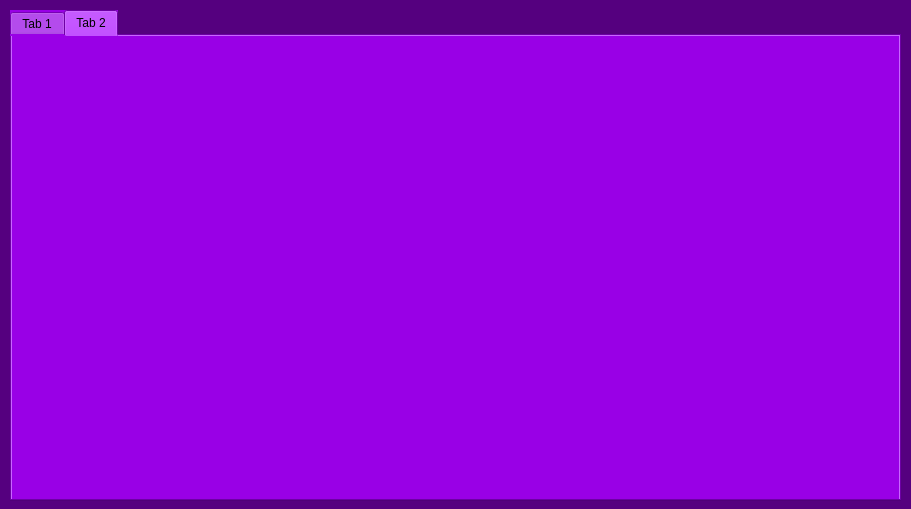
<?xml version="1.0" encoding="UTF-8"?>
<ui version="4.0">
 <class>MainWindow</class>
 <widget class="QMainWindow" name="MainWindow">
  <property name="geometry">
   <rect>
    <x>0</x>
    <y>0</y>
    <width>911</width>
    <height>509</height>
   </rect>
  </property>
  <property name="palette">
   <palette>
    <active>
     <colorrole role="WindowText">
      <brush brushstyle="SolidPattern">
       <color alpha="255">
        <red>255</red>
        <green>255</green>
        <blue>255</blue>
       </color>
      </brush>
     </colorrole>
     <colorrole role="Button">
      <brush brushstyle="SolidPattern">
       <color alpha="255">
        <red>85</red>
        <green>0</green>
        <blue>127</blue>
       </color>
      </brush>
     </colorrole>
     <colorrole role="Light">
      <brush brushstyle="SolidPattern">
       <color alpha="255">
        <red>128</red>
        <green>0</green>
        <blue>191</blue>
       </color>
      </brush>
     </colorrole>
     <colorrole role="Midlight">
      <brush brushstyle="SolidPattern">
       <color alpha="255">
        <red>106</red>
        <green>0</green>
        <blue>159</blue>
       </color>
      </brush>
     </colorrole>
     <colorrole role="Dark">
      <brush brushstyle="SolidPattern">
       <color alpha="255">
        <red>42</red>
        <green>0</green>
        <blue>63</blue>
       </color>
      </brush>
     </colorrole>
     <colorrole role="Mid">
      <brush brushstyle="SolidPattern">
       <color alpha="255">
        <red>56</red>
        <green>0</green>
        <blue>84</blue>
       </color>
      </brush>
     </colorrole>
     <colorrole role="Text">
      <brush brushstyle="SolidPattern">
       <color alpha="255">
        <red>255</red>
        <green>255</green>
        <blue>255</blue>
       </color>
      </brush>
     </colorrole>
     <colorrole role="BrightText">
      <brush brushstyle="SolidPattern">
       <color alpha="255">
        <red>255</red>
        <green>255</green>
        <blue>255</blue>
       </color>
      </brush>
     </colorrole>
     <colorrole role="ButtonText">
      <brush brushstyle="SolidPattern">
       <color alpha="255">
        <red>255</red>
        <green>255</green>
        <blue>255</blue>
       </color>
      </brush>
     </colorrole>
     <colorrole role="Base">
      <brush brushstyle="SolidPattern">
       <color alpha="255">
        <red>0</red>
        <green>0</green>
        <blue>0</blue>
       </color>
      </brush>
     </colorrole>
     <colorrole role="Window">
      <brush brushstyle="SolidPattern">
       <color alpha="255">
        <red>85</red>
        <green>0</green>
        <blue>127</blue>
       </color>
      </brush>
     </colorrole>
     <colorrole role="Shadow">
      <brush brushstyle="SolidPattern">
       <color alpha="255">
        <red>0</red>
        <green>0</green>
        <blue>0</blue>
       </color>
      </brush>
     </colorrole>
     <colorrole role="AlternateBase">
      <brush brushstyle="SolidPattern">
       <color alpha="255">
        <red>42</red>
        <green>0</green>
        <blue>63</blue>
       </color>
      </brush>
     </colorrole>
     <colorrole role="ToolTipBase">
      <brush brushstyle="SolidPattern">
       <color alpha="255">
        <red>255</red>
        <green>255</green>
        <blue>220</blue>
       </color>
      </brush>
     </colorrole>
     <colorrole role="ToolTipText">
      <brush brushstyle="SolidPattern">
       <color alpha="255">
        <red>0</red>
        <green>0</green>
        <blue>0</blue>
       </color>
      </brush>
     </colorrole>
    </active>
    <inactive>
     <colorrole role="WindowText">
      <brush brushstyle="SolidPattern">
       <color alpha="255">
        <red>255</red>
        <green>255</green>
        <blue>255</blue>
       </color>
      </brush>
     </colorrole>
     <colorrole role="Button">
      <brush brushstyle="SolidPattern">
       <color alpha="255">
        <red>85</red>
        <green>0</green>
        <blue>127</blue>
       </color>
      </brush>
     </colorrole>
     <colorrole role="Light">
      <brush brushstyle="SolidPattern">
       <color alpha="255">
        <red>128</red>
        <green>0</green>
        <blue>191</blue>
       </color>
      </brush>
     </colorrole>
     <colorrole role="Midlight">
      <brush brushstyle="SolidPattern">
       <color alpha="255">
        <red>106</red>
        <green>0</green>
        <blue>159</blue>
       </color>
      </brush>
     </colorrole>
     <colorrole role="Dark">
      <brush brushstyle="SolidPattern">
       <color alpha="255">
        <red>42</red>
        <green>0</green>
        <blue>63</blue>
       </color>
      </brush>
     </colorrole>
     <colorrole role="Mid">
      <brush brushstyle="SolidPattern">
       <color alpha="255">
        <red>56</red>
        <green>0</green>
        <blue>84</blue>
       </color>
      </brush>
     </colorrole>
     <colorrole role="Text">
      <brush brushstyle="SolidPattern">
       <color alpha="255">
        <red>255</red>
        <green>255</green>
        <blue>255</blue>
       </color>
      </brush>
     </colorrole>
     <colorrole role="BrightText">
      <brush brushstyle="SolidPattern">
       <color alpha="255">
        <red>255</red>
        <green>255</green>
        <blue>255</blue>
       </color>
      </brush>
     </colorrole>
     <colorrole role="ButtonText">
      <brush brushstyle="SolidPattern">
       <color alpha="255">
        <red>255</red>
        <green>255</green>
        <blue>255</blue>
       </color>
      </brush>
     </colorrole>
     <colorrole role="Base">
      <brush brushstyle="SolidPattern">
       <color alpha="255">
        <red>0</red>
        <green>0</green>
        <blue>0</blue>
       </color>
      </brush>
     </colorrole>
     <colorrole role="Window">
      <brush brushstyle="SolidPattern">
       <color alpha="255">
        <red>85</red>
        <green>0</green>
        <blue>127</blue>
       </color>
      </brush>
     </colorrole>
     <colorrole role="Shadow">
      <brush brushstyle="SolidPattern">
       <color alpha="255">
        <red>0</red>
        <green>0</green>
        <blue>0</blue>
       </color>
      </brush>
     </colorrole>
     <colorrole role="AlternateBase">
      <brush brushstyle="SolidPattern">
       <color alpha="255">
        <red>42</red>
        <green>0</green>
        <blue>63</blue>
       </color>
      </brush>
     </colorrole>
     <colorrole role="ToolTipBase">
      <brush brushstyle="SolidPattern">
       <color alpha="255">
        <red>255</red>
        <green>255</green>
        <blue>220</blue>
       </color>
      </brush>
     </colorrole>
     <colorrole role="ToolTipText">
      <brush brushstyle="SolidPattern">
       <color alpha="255">
        <red>0</red>
        <green>0</green>
        <blue>0</blue>
       </color>
      </brush>
     </colorrole>
    </inactive>
    <disabled>
     <colorrole role="WindowText">
      <brush brushstyle="SolidPattern">
       <color alpha="255">
        <red>42</red>
        <green>0</green>
        <blue>63</blue>
       </color>
      </brush>
     </colorrole>
     <colorrole role="Button">
      <brush brushstyle="SolidPattern">
       <color alpha="255">
        <red>85</red>
        <green>0</green>
        <blue>127</blue>
       </color>
      </brush>
     </colorrole>
     <colorrole role="Light">
      <brush brushstyle="SolidPattern">
       <color alpha="255">
        <red>128</red>
        <green>0</green>
        <blue>191</blue>
       </color>
      </brush>
     </colorrole>
     <colorrole role="Midlight">
      <brush brushstyle="SolidPattern">
       <color alpha="255">
        <red>106</red>
        <green>0</green>
        <blue>159</blue>
       </color>
      </brush>
     </colorrole>
     <colorrole role="Dark">
      <brush brushstyle="SolidPattern">
       <color alpha="255">
        <red>42</red>
        <green>0</green>
        <blue>63</blue>
       </color>
      </brush>
     </colorrole>
     <colorrole role="Mid">
      <brush brushstyle="SolidPattern">
       <color alpha="255">
        <red>56</red>
        <green>0</green>
        <blue>84</blue>
       </color>
      </brush>
     </colorrole>
     <colorrole role="Text">
      <brush brushstyle="SolidPattern">
       <color alpha="255">
        <red>42</red>
        <green>0</green>
        <blue>63</blue>
       </color>
      </brush>
     </colorrole>
     <colorrole role="BrightText">
      <brush brushstyle="SolidPattern">
       <color alpha="255">
        <red>255</red>
        <green>255</green>
        <blue>255</blue>
       </color>
      </brush>
     </colorrole>
     <colorrole role="ButtonText">
      <brush brushstyle="SolidPattern">
       <color alpha="255">
        <red>42</red>
        <green>0</green>
        <blue>63</blue>
       </color>
      </brush>
     </colorrole>
     <colorrole role="Base">
      <brush brushstyle="SolidPattern">
       <color alpha="255">
        <red>85</red>
        <green>0</green>
        <blue>127</blue>
       </color>
      </brush>
     </colorrole>
     <colorrole role="Window">
      <brush brushstyle="SolidPattern">
       <color alpha="255">
        <red>85</red>
        <green>0</green>
        <blue>127</blue>
       </color>
      </brush>
     </colorrole>
     <colorrole role="Shadow">
      <brush brushstyle="SolidPattern">
       <color alpha="255">
        <red>0</red>
        <green>0</green>
        <blue>0</blue>
       </color>
      </brush>
     </colorrole>
     <colorrole role="AlternateBase">
      <brush brushstyle="SolidPattern">
       <color alpha="255">
        <red>85</red>
        <green>0</green>
        <blue>127</blue>
       </color>
      </brush>
     </colorrole>
     <colorrole role="ToolTipBase">
      <brush brushstyle="SolidPattern">
       <color alpha="255">
        <red>255</red>
        <green>255</green>
        <blue>220</blue>
       </color>
      </brush>
     </colorrole>
     <colorrole role="ToolTipText">
      <brush brushstyle="SolidPattern">
       <color alpha="255">
        <red>0</red>
        <green>0</green>
        <blue>0</blue>
       </color>
      </brush>
     </colorrole>
    </disabled>
   </palette>
  </property>
  <property name="windowTitle">
   <string>MainWindow</string>
  </property>
  <widget class="QWidget" name="centralwidget">
   <widget class="QTabWidget" name="tabWidget">
    <property name="geometry">
     <rect>
      <x>10</x>
      <y>10</y>
      <width>891</width>
      <height>491</height>
     </rect>
    </property>
    <property name="toolTip">
     <string>&lt;html&gt;&lt;head/&gt;&lt;body&gt;&lt;p&gt;&lt;br/&gt;&lt;/p&gt;&lt;/body&gt;&lt;/html&gt;</string>
    </property>
    <property name="styleSheet">
     <string notr="true">color: rgb(0, 0, 0);
background-color: rgb(153, 0, 230);</string>
    </property>
    <property name="currentIndex">
     <number>1</number>
    </property>
    <widget class="QWidget" name="tab">
     <attribute name="title">
      <string>Tab 1</string>
     </attribute>
    </widget>
    <widget class="QWidget" name="tab_2">
     <attribute name="title">
      <string>Tab 2</string>
     </attribute>
    </widget>
   </widget>
  </widget>
 </widget>
 <resources/>
 <connections/>
</ui>
